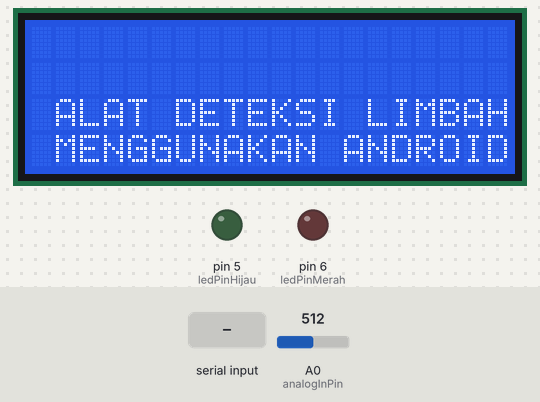
Simulated run of this sketch. Board: Arduino Uno, built with avr-gcc and run on an emulated ATmega328P. On the bench: 20×4 character LCD, output pins drawn as LEDs (lit = HIGH). The test bench sets the inputs (shaded band); at power-on: A0 (analogInPin) = 512. What the sketch prints to the serial monitor is not drawn.

Above: at 0.2 s.
At 2.3 s:
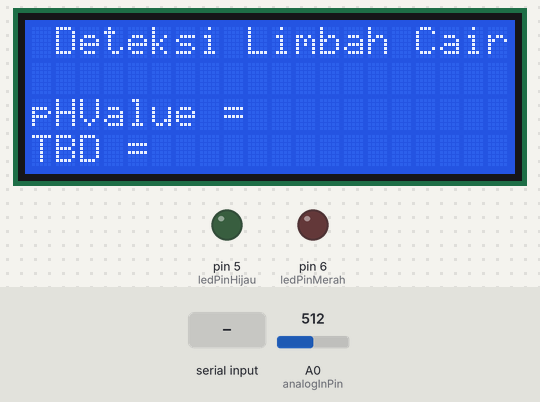
2.4 s: "Ya" received over Serial
At 4.5 s:
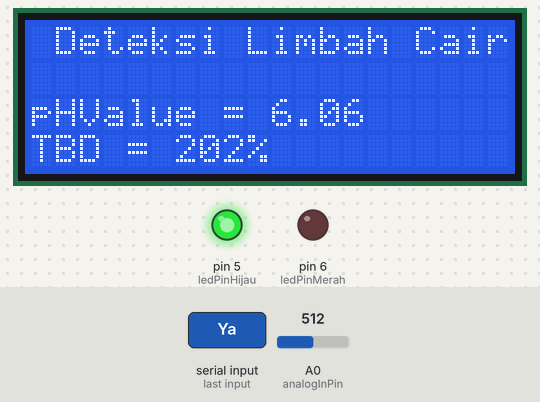
Timing chart, 0 to 6.0 s (numbered marks = the images above; inputs shaded):
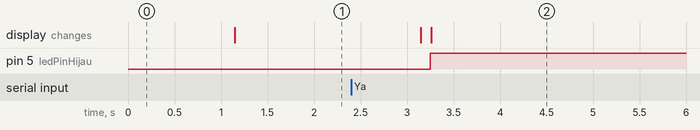

Measured:
- after the input at 2.4 s, pin 5 (ledPinHijau): LOW → HIGH after 0.85 s; the display: first changes after 0.75 s (image 2 shows a later state)

The sketch:

Deteksi_Air_Limbah.ino
```cpp
#include <Wire.h>
#include <LiquidCrystal_I2C.h>
#include <SoftwareSerial.h>
#define analogInPin A0
#define sensorPin A1
LiquidCrystal_I2C lcd(0x26,20,4);

//Program pH
unsigned long int avgValue;
float b;
int buf[10],temp=0;

//pin LED (Hijau , Merah)
const int ledPinHijau = 5;
const int ledPinMerah = 6;

// pengenalan serial komunikasi

void setup() {
  Serial.begin(9600);// initialize the lcd
  lcd.init();
  lcd.backlight();
  lcd.clear();
  lcd.noCursor();

  lcd.setCursor(0,2);
  lcd.print(" ALAT DETEKSI LIMBAH ");
  lcd.setCursor(0,3);
  lcd.print(" MENGGUNAKAN ANDROID ");
  delay(1000);
  lcd.clear();
  //INDIKATOR LED
  pinMode(ledPinHijau, OUTPUT);
  pinMode(ledPinMerah, OUTPUT);
  // tampilan kondisi sungai
  lcd.setCursor(1,0);
  lcd.print("Deteksi Limbah Cair");
  lcd.setCursor(0, 2);
  lcd.print("pHValue = ");
  lcd.setCursor(0, 3);
  lcd.print("TBD = ");
}

void loop() {
  String minta = "";

  while(Serial.available()>0) {
    minta += char (Serial.read());
  }
  minta.trim();

  if (minta == "Ya") {
    kirimdata();
  }
  minta = "";
  delay(1000);
}

void kirimdata() {
//program Turbidity
  int sensorValue = analogRead(sensorPin);
  int turbidity = map(sensorValue, 0,640, 100, 0);

  if (turbidity < 10) {
    digitalWrite(7, HIGH);
    digitalWrite(8, LOW);
    digitalWrite(9, LOW);
    lcd.setCursor(8, 3);
    lcd.print(" % ");
  }
  if ((turbidity > 10) && (turbidity < 50)) {
    digitalWrite(7, LOW);
    digitalWrite(8, HIGH);
    digitalWrite(9, LOW);
    lcd.setCursor(8, 3);
    lcd.print(" % ");
  }
  if (turbidity > 50) {
    digitalWrite(7, LOW);
    digitalWrite(8, LOW);
    digitalWrite(9, HIGH);
    lcd.setCursor(8, 3);
    lcd.print(" % ");
  }
///////////////////////////////////////////////////////////////////////////
//program pH
 for(int i=0;i<10;i++) {
  buf[i]=analogRead(analogInPin);
  delay(10);
 }
 for(int i=0;i<9;i++) {
  for(int j=i+1;j<10;j++){
   if(buf[i]>buf[j]){
    temp=buf[i];
    buf[i]=buf[j];
    buf[j]=temp;
   }
  }
 }
 avgValue=0;
 for(int i=2;i<8;i++)
 avgValue+=buf[i];

 float pHVol=(float)avgValue*5.0/1024/4.2;
 float phValue = -5.70 * pHVol +28.5 ;
 phValue=14.2-phValue;

 if(phValue <8) {
  digitalWrite(ledPinHijau, HIGH);
 }
 else if(phValue >8) {
  digitalWrite(ledPinHijau, LOW);
 }
  if(phValue >9) {
  digitalWrite(ledPinMerah, HIGH);
 }
 else if(phValue <9) {
  digitalWrite(ledPinMerah, LOW);
 }
  lcd.setCursor(10, 2);
  lcd.print(phValue, 2);
  lcd.setCursor(6, 3);
  lcd.print(turbidity, 3);

  Serial.print(phValue);
  Serial.print("#");
  Serial.println(turbidity, 3);
  delay(500);
  //String datakirim = String(phValue) + "#" + String(turbidity);
  //Serial.println(datakirim);
}
```
